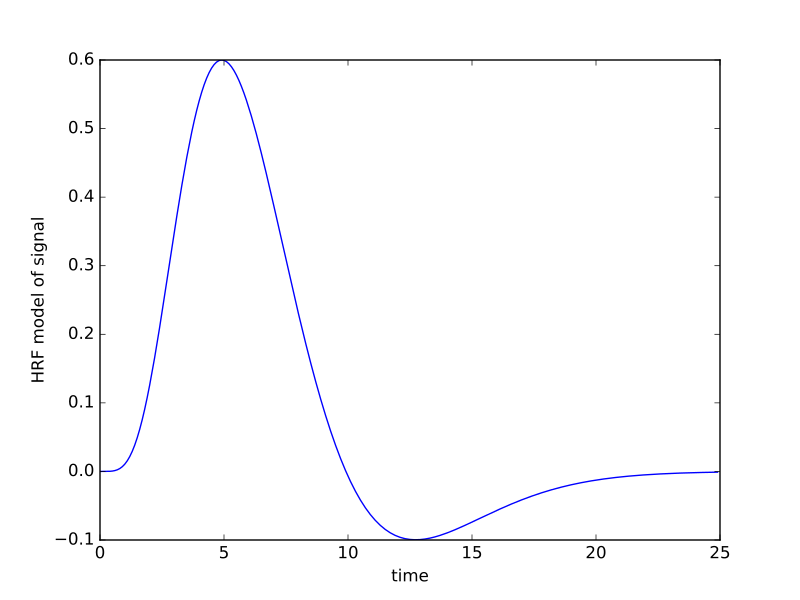

Python code for this plot:
def hrf(times):
    """ Return values for HRF at given times """
    # Gamma pdf for the peak
    peak_values = gamma.pdf(times, 6)
    # Gamma pdf for the undershoot
    undershoot_values = gamma.pdf(times, 12)
    # Combine them
    values = peak_values - 0.35 * undershoot_values
    # Scale max to 0.6
    return values / np.max(values) * 0.6

plt.plot(x, hrf(x))
# [...]
plt.xlabel('time')
# <...>
plt.ylabel('HRF model of signal')
# <...>
